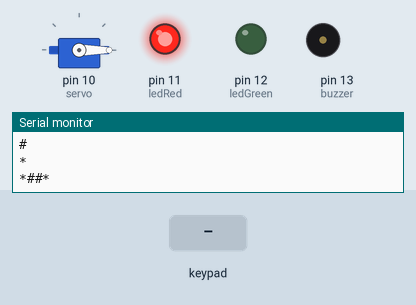
A sketch run on a simulated Arduino Uno, built with avr-gcc and run on an emulated ATmega328P. Shown: servo, output pins drawn as LEDs (lit = HIGH), buzzer (waves = sounding, pin HIGH), the last lines printed to the serial monitor. The test bench sets the inputs (shaded band).

Above: at 1.2 s.
1.3 s: keypad keys 7 0 3 1 pressed 0.4 s apart
At 2.95 s:
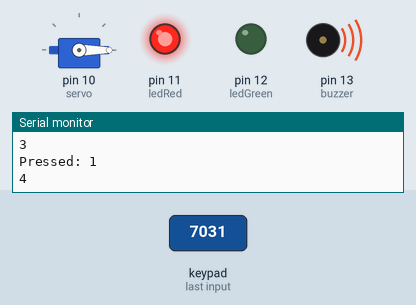
4.4 s: key '*' pressed
At 5.4 s:
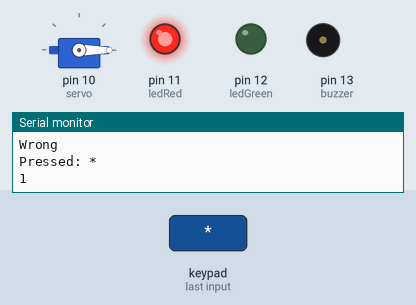
6.0 s: key '#' pressed
At 6.9 s:
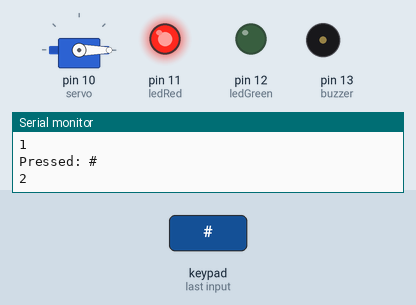
Timing chart, 0 to 9.0 s (numbered marks = the images above; inputs shaded):
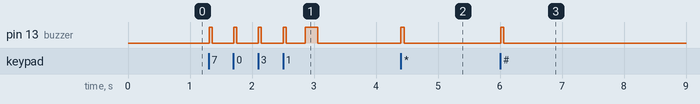

The sketch:

my_work_with_changing.ino
```cpp
#include <Servo.h>
#include <Password.h>
#include <Keypad.h>


static Password *password = NULL;  // password
int passLength = 4;                        // length of the password
static Password *change = NULL;

int ledRed = 11;
int ledGreen = 12;
int buzzer = 13;


int inputedLength; // number of clicks

const byte ROWS = 4; // rows
const byte COLS = 3; // cols

char keys[ROWS][COLS] =
{
  {'1','2','3'},
  {'4','5','6'},
  {'7','8','9'},
  {'*','0','#'}
};

byte rowPins[ROWS] = {2,3,4,5};
byte colPins[COLS] = {6,7,8};

Keypad keypad = Keypad( makeKeymap(keys), rowPins, colPins, ROWS, COLS );

Servo servo;

void setup()
{
  Serial.begin(9600);

  pinMode(ledRed, OUTPUT);
  pinMode(ledGreen, OUTPUT);
  pinMode(buzzer, OUTPUT);

  digitalWrite(ledRed, HIGH);
  digitalWrite(ledGreen, LOW);
  servo.attach(10);
  servo.write(0);

  const char* pwd = "7031";
  size_t pwdlen = strlen(pwd);
  Serial.println(pwdlen);    //output 4????
char* pass = new char[pwdlen+1];

Serial.println(strlen(pass));  // and this is 4????
size_t i = 0;
for(i = 0; i < pwdlen; i++){
  pass[i]= pwd[i];
    Serial.println(pwd[i]);
}
pass[i] = '\0';

password = new Password(pass);
 Serial.println(pass);


  const char* pswCh = "*##*";
  size_t pswlen = strlen(pswCh);
char* passCh = new char[pswlen+1];
Serial.println(pswlen);
size_t k = 0;
for(k = 0; k < pswlen; k++){
  passCh[k]= pswCh[k];
    Serial.println(pswCh[k]);
}
passCh[k] = '\0';

change = new Password(passCh);
 Serial.println(passCh);

}

void loop()
{
  keypadEvent();
}
void keypadEvent()
{
  for(int count = 0; count < 4; count++){
  char eKey = keypad.waitForKey();

int i;
for( i = 1; i <= 1; i++ )
{
  digitalWrite(buzzer, HIGH);
  delay(50);
  digitalWrite(buzzer, LOW);
  delay(50);
}

Serial.print("Pressed: ");
Serial.println(eKey);

switch (eKey)
{

default:
inputedLength=inputedLength+1;
password->append(eKey);
change->append(eKey);
}
Serial.println(inputedLength);
  }

if(inputedLength == passLength)
{
delay(250);
password->append('\0');
change->append('\0');
checkPassword();
inputedLength = 0;
}

}


void checkPassword()
{

if(change->evaluate()){

   inputedLength = 0;
    Serial.println("changing");


char* passCh = new char[5];

size_t k = 0;
for(k = 0; k <4; k++){
  passCh[k]= keypad.waitForKey();

int i;
for( i = 1; i <= 1; i++ )
{
  digitalWrite(buzzer, HIGH);
  delay(50);
  digitalWrite(buzzer, LOW);
  delay(50);
}

    Serial.println(passCh[k]);
}
passCh[4] = '\0';
Serial.println(passCh);

password = new Password(passCh);

  delay(250);
    int i;
for( i = 1; i <= 1; i++ )
{
  digitalWrite(buzzer, HIGH);
  delay(150);
  digitalWrite(buzzer, LOW);
  delay(50);
  digitalWrite(buzzer, HIGH);
  delay(150);
  digitalWrite(buzzer, LOW);
  delay(50);
}

    inputedLength = 0;
    change->reset();
    password->reset();

   return;
  }


  if (password->evaluate())
  {

int i;
for( i = 0; i <= 2; i++ )
{

  digitalWrite(buzzer, HIGH);
  delay(70);
  digitalWrite(buzzer, LOW);
  delay(70);

}
    inputedLength = 0;

    Serial.println("Success");
    servo.write(180);
    digitalWrite(ledRed, LOW);
    digitalWrite(ledGreen, HIGH);
    delay(2500);
     servo.write(0);
    inputedLength = 0;
    password->reset();
    change->reset();

    digitalWrite(ledGreen, LOW);
    digitalWrite(ledRed, HIGH);

 }

  else
  {
int i;
for( i = 1; i <= 1; i++ )
{
  digitalWrite(buzzer, HIGH);
  delay(200);
  digitalWrite(buzzer, LOW);
  delay(200);
}
    inputedLength = 0;
    password->reset();
    change->reset();
    Serial.println("Wrong");

    digitalWrite(ledGreen, LOW);
    digitalWrite(ledRed, HIGH);

  }
}
```

Measured:
- after the input at 1.3 s, pin 13 (buzzer): goes 4 × (HIGH 0.05 s, LOW 0.35 s), HIGH 0.20 s, then LOW, starting at once
- after the input at 4.4 s, pin 13 (buzzer): LOW → HIGH at once, → LOW 0.05 s later
- after the input at 6.0 s, pin 13 (buzzer): LOW → HIGH at once, → LOW 0.05 s later
